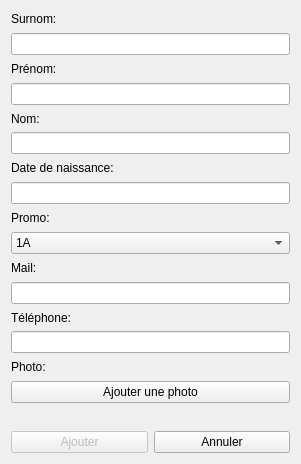
<?xml version="1.0" encoding="UTF-8"?>
<ui version="4.0">
 <class>AddNote</class>
 <widget class="QDialog" name="AddNote">
  <property name="geometry">
   <rect>
    <x>0</x>
    <y>0</y>
    <width>301</width>
    <height>464</height>
   </rect>
  </property>
  <property name="windowTitle">
   <string>Dialog</string>
  </property>
  <layout class="QGridLayout" name="gridLayout_2">
   <item row="0" column="0">
    <layout class="QGridLayout" name="gridLayout">
     <item row="14" column="0" colspan="2">
      <widget class="Input" name="birthdate_input"/>
     </item>
     <item row="6" column="0">
      <widget class="QLabel" name="name_label">
       <property name="text">
        <string>Nom:</string>
       </property>
      </widget>
     </item>
     <item row="4" column="0">
      <widget class="QLabel" name="first_name_label">
       <property name="text">
        <string>Prénom: </string>
       </property>
      </widget>
     </item>
     <item row="7" column="0" colspan="2">
      <widget class="Input" name="name_input"/>
     </item>
     <item row="19" column="0" colspan="2">
      <widget class="Input" name="mail_input"/>
     </item>
     <item row="8" column="0">
      <widget class="QLabel" name="birthdate_label">
       <property name="text">
        <string>Date de naissance: </string>
       </property>
      </widget>
     </item>
     <item row="15" column="0" colspan="2">
      <widget class="QLabel" name="promo_label">
       <property name="text">
        <string>Promo:</string>
       </property>
      </widget>
     </item>
     <item row="25" column="0">
      <widget class="QPushButton" name="accept_button">
       <property name="enabled">
        <bool>false</bool>
       </property>
       <property name="text">
        <string>Ajouter</string>
       </property>
      </widget>
     </item>
     <item row="2" column="0">
      <widget class="QLabel" name="nickname_label">
       <property name="text">
        <string>Surnom: </string>
       </property>
      </widget>
     </item>
     <item row="20" column="0">
      <widget class="QLabel" name="phone_label">
       <property name="text">
        <string>Téléphone:</string>
       </property>
      </widget>
     </item>
     <item row="22" column="0">
      <widget class="QLabel" name="photo_label">
       <property name="text">
        <string>Photo:</string>
       </property>
      </widget>
     </item>
     <item row="25" column="1">
      <widget class="QPushButton" name="cancel_button">
       <property name="text">
        <string>Annuler</string>
       </property>
      </widget>
     </item>
     <item row="23" column="0" colspan="2">
      <widget class="QPushButton" name="photo_button">
       <property name="text">
        <string>Ajouter une photo</string>
       </property>
      </widget>
     </item>
     <item row="17" column="0">
      <widget class="QLabel" name="mail_label">
       <property name="text">
        <string>Mail:</string>
       </property>
      </widget>
     </item>
     <item row="16" column="0" colspan="2">
      <widget class="QComboBox" name="promo_input">
       <item>
        <property name="text">
         <string>1A</string>
        </property>
       </item>
       <item>
        <property name="text">
         <string>2A</string>
        </property>
       </item>
       <item>
        <property name="text">
         <string>3A</string>
        </property>
       </item>
       <item>
        <property name="text">
         <string>3S</string>
        </property>
       </item>
       <item>
        <property name="text">
         <string>4A</string>
        </property>
       </item>
       <item>
        <property name="text">
         <string>5A</string>
        </property>
       </item>
       <item>
        <property name="text">
         <string>Externe</string>
        </property>
       </item>
       <item>
        <property name="text">
         <string>ESIAB</string>
        </property>
       </item>
       <item>
        <property name="text">
         <string>Prof</string>
        </property>
       </item>
       <item>
        <property name="text">
         <string>Ancien</string>
        </property>
       </item>
      </widget>
     </item>
     <item row="3" column="0" colspan="2">
      <widget class="Input" name="nickname_input"/>
     </item>
     <item row="5" column="0" colspan="2">
      <widget class="Input" name="first_name_input"/>
     </item>
     <item row="21" column="0" colspan="2">
      <widget class="Input" name="phone_input"/>
     </item>
     <item row="24" column="0" colspan="2">
      <widget class="QLabel" name="photo">
       <property name="text">
        <string/>
       </property>
       <property name="alignment">
        <set>Qt::AlignCenter</set>
       </property>
      </widget>
     </item>
    </layout>
   </item>
  </layout>
 </widget>
 <customwidgets>
  <customwidget>
   <class>Input</class>
   <extends>QLineEdit</extends>
   <header>gui.input</header>
  </customwidget>
 </customwidgets>
 <tabstops>
  <tabstop>nickname_input</tabstop>
  <tabstop>first_name_input</tabstop>
  <tabstop>name_input</tabstop>
  <tabstop>birthdate_input</tabstop>
  <tabstop>promo_input</tabstop>
  <tabstop>mail_input</tabstop>
  <tabstop>phone_input</tabstop>
  <tabstop>accept_button</tabstop>
  <tabstop>cancel_button</tabstop>
 </tabstops>
 <resources/>
 <connections>
  <connection>
   <sender>photo_button</sender>
   <signal>clicked()</signal>
   <receiver>AddNote</receiver>
   <slot>add_photo()</slot>
   <hints>
    <hint type="sourcelabel">
     <x>169</x>
     <y>332</y>
    </hint>
    <hint type="destinationlabel">
     <x>169</x>
     <y>196</y>
    </hint>
   </hints>
  </connection>
  <connection>
   <sender>accept_button</sender>
   <signal>clicked()</signal>
   <receiver>AddNote</receiver>
   <slot>accept()</slot>
   <hints>
    <hint type="sourcelabel">
     <x>88</x>
     <y>374</y>
    </hint>
    <hint type="destinationlabel">
     <x>169</x>
     <y>196</y>
    </hint>
   </hints>
  </connection>
  <connection>
   <sender>cancel_button</sender>
   <signal>clicked()</signal>
   <receiver>AddNote</receiver>
   <slot>reject()</slot>
   <hints>
    <hint type="sourcelabel">
     <x>251</x>
     <y>374</y>
    </hint>
    <hint type="destinationlabel">
     <x>169</x>
     <y>196</y>
    </hint>
   </hints>
  </connection>
 </connections>
 <slots>
  <slot>add_photo()</slot>
 </slots>
</ui>
